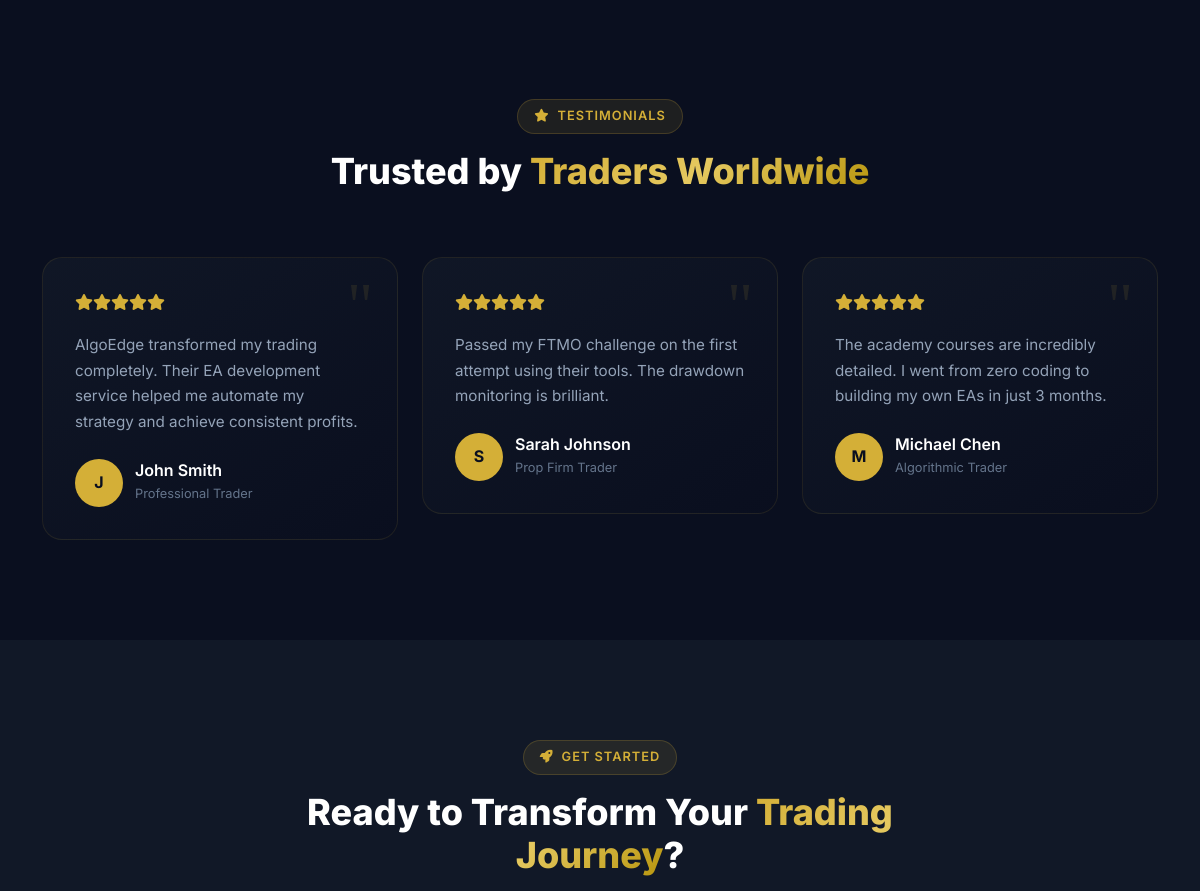
Before: / (middle part) with the older database file.
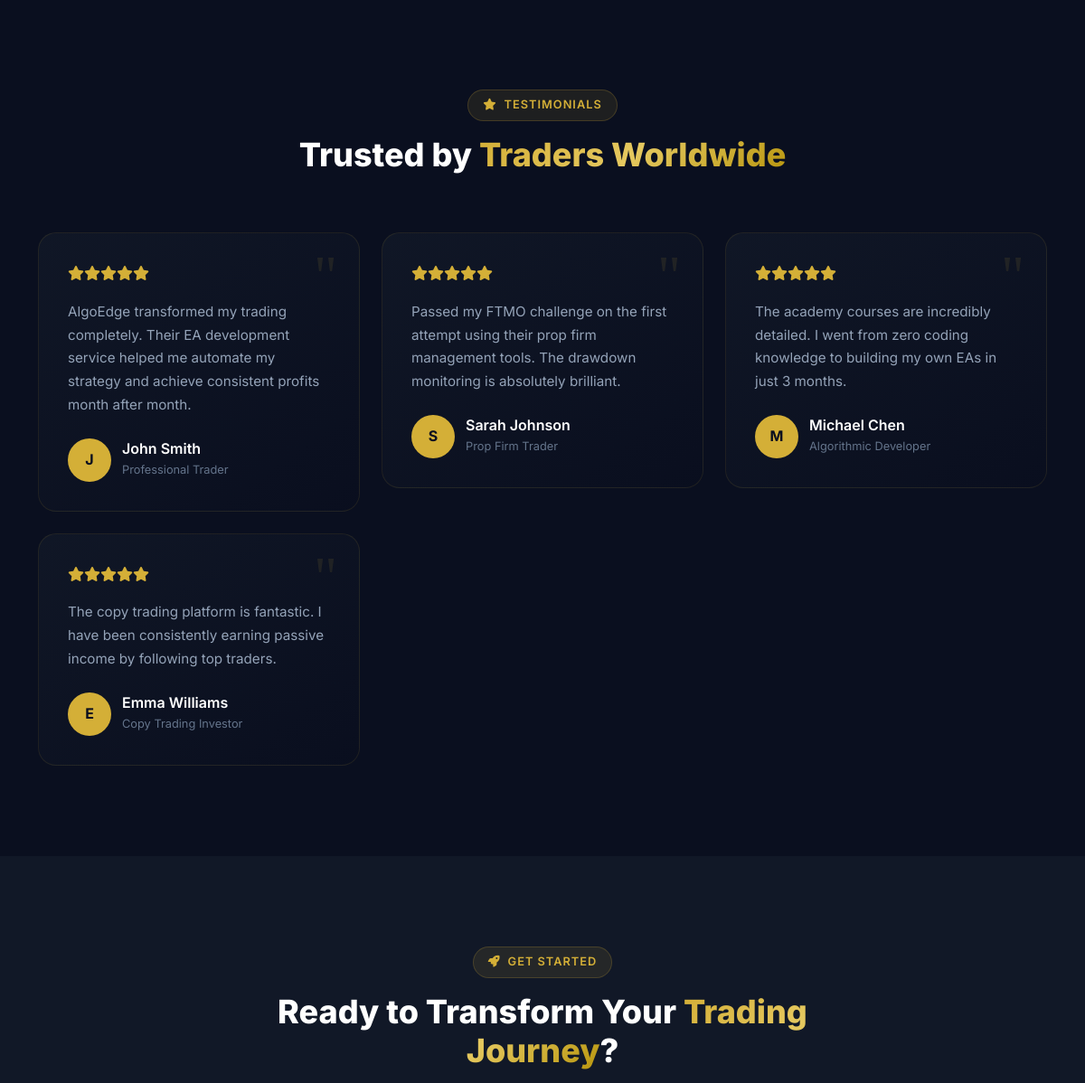
After: the same page with the newer database file.
### home/models.py (models this page shows, shortened)
class Testimonial(models.Model):
    name = models.CharField(max_length=100)
    title = models.CharField(max_length=200, blank=True)
    avatar = models.ImageField(upload_to='testimonials/', blank=True, null=True)
    content = models.TextField()
    rating = models.IntegerField(default=5)
    is_featured = models.BooleanField(default=False)
    order = models.IntegerField(default=0)
    created_at = models.DateTimeField(auto_now_add=True)
    class Meta:
        ordering = ['order']

### home/views.py (the view)
# urls.py: path('', views.IndexView.as_view(), name='index'),
class IndexView(TemplateView):
    template_name = 'home/index.html'
    def get_context_data(self, **kwargs):
        ctx = super().get_context_data(**kwargs)
        ctx['testimonials'] = Testimonial.objects.filter(is_featured=True)
        ctx['faqs'] = FAQ.objects.filter(is_published=True)[:6]
        return ctx

### algoedge/context_processors.py (called while the page is built)
def site_settings(request):
    return {
        'site_name': settings.SITE_NAME,
        'site_url': settings.SITE_URL,
        'discord_link': settings.DISCORD_INVITE_LINK,
        'telegram_link': settings.TELEGRAM_INVITE_LINK,
        'broker_affiliate_link': settings.BROKER_AFFILIATE_LINK,
        'stripe_public_key': settings.STRIPE_PUBLIC_KEY,
        'og_image_default': settings.STATIC_URL + 'logos/og-image.png',
    }

def notification_count(request):
    if request.user.is_authenticated:
        count = Notification.objects.filter(user=request.user, is_read=False).count()
        return {'unread_notifications': count}
    return {'unread_notifications': 0}

### templates/home/index.html (shortened to what this page needs)
{% extends 'base.html' %}
{% load static %}
{% block content %}
{% if testimonials %}
<section class="section-padding">
    <div class="container">
        <div class="section-header" data-aos="fade-up">
            <div class="section-tag"><i class="fas fa-star"></i> Testimonials</div>
            <h2 class="section-title">Trusted by <span class="text-gradient">Traders Worldwide</span></h2>
        </div>
        <div class="row g-4">
            {% for t in testimonials %}
            <div class="col-md-4" data-aos="fade-up" data-aos-delay="{{ forloop.counter0|divisibleby:3 }}">
                <div class="testimonial-card">
                    <div class="stars">
                        {% for i in "12345" %}<i class="fas fa-star"></i>{% endfor %}
                    </div>
                    <p>{{ t.content }}</p>
                    <div class="author">
                        <div class="avatar">{{ t.name|first }}</div>
                        <div>
                            <h6>{{ t.name }}</h6>
                            <span>{{ t.title }}</span>
                        </div>
                    </div>
                </div>
            </div>
            {% endfor %}
        </div>
    </div>
</section>
{% endif %}
<section class="section-padding" style="background:var(--secondary);">
    <div class="container">
        <div class="row justify-content-center text-center" data-aos="fade-up">
            <div class="col-lg-8">
                <div class="section-tag justify-content-center"><i class="fas fa-rocket"></i> Get Started</div>
                <h2 class="section-title">Ready to Transform Your <span class="text-gradient">Trading Journey</span>?</h2>
            </div>
        </div>
    </div>
</section>
{% endblock %}

Changed rows visible on the page:
changed Testimonial "John Smith": content "AlgoEdge transformed my trading completely. Their EA development service helped me automate my strategy and achieve consistent profits." → "AlgoEdge transformed my trading completely. Their EA development service helped me automate my strategy and achieve consistent profits month after month."
changed Testimonial "Sarah Johnson": content "Passed my FTMO challenge on the first attempt using their tools. The drawdown monitoring is brilliant." → "Passed my FTMO challenge on the first attempt using their prop firm management tools. The drawdown monitoring is absolutely brilliant."
changed Testimonial "Michael Chen": content "The academy courses are incredibly detailed. I went from zero coding to building my own EAs in just 3 months." → "The academy courses are incredibly detailed. I went from zero coding knowledge to building my own EAs in just 3 months."; title "Algorithmic Trader" → "Algorithmic Developer"
added Testimonial: content "The copy trading platform is fantastic. I have been consistently earning passive income by following top traders.", name|first "E", name "Emma Williams", title "Copy Trading Investor"
